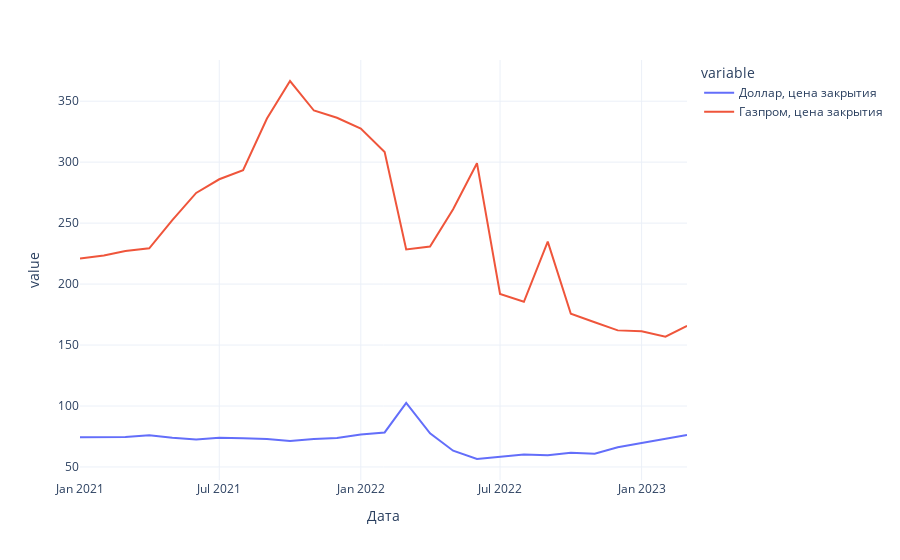

The code cell stored with this chart in its notebook:
### Code cell
px.line(prices_month) # самый простой способ быстро нарисовать линейные графики через plotly express

### Figure 1 — Plotly figure (JSON) as saved in the notebook; plotly's stock layout.template omitted (floating-point values rounded to 4 significant figures)
{"data": [{"hovertemplate": "variable=Доллар, цена закрытия<br>Дата=%{x}<br>value=%{y}<extra></extra>", "legendgroup": "Доллар, цена закрытия", "line": {"color": "#636efa", "dash": "solid"}, "marker": {"symbol": "circle"}, "mode": "lines", "name": "Доллар, цена закрытия", "orientation": "v", "showlegend": true, "type": "scatter", "x": ["2021-01-01T00:00:00", "2021-02-01T00:00:00", "2021-03-01T00:00:00", "2021-04-01T00:00:00", "2021-05-01T00:00:00", "2021-06-01T00:00:00", "2021-07-01T00:00:00", "2021-08-01T00:00:00", "2021-09-01T00:00:00", "2021-10-01T00:00:00", "2021-11-01T00:00:00", "2021-12-01T00:00:00", "2022-01-01T00:00:00", "2022-02-01T00:00:00", "2022-03-01T00:00:00", "2022-04-01T00:00:00", "2022-05-01T00:00:00", "2022-06-01T00:00:00", "2022-07-01T00:00:00", "2022-08-01T00:00:00", "2022-09-01T00:00:00", "2022-10-01T00:00:00", "2022-11-01T00:00:00", "2022-12-01T00:00:00", "2023-01-01T00:00:00", "2023-02-01T00:00:00", "2023-03-01T00:00:00"], "xaxis": "x", "y": [74.4, 74.4, 74.53, 76.06, 73.89, 72.6, 73.97, 73.58, 72.88, 71.28, 72.93, 73.83, 76.6, 78.3, 102.5, 77.6, 63.34, 56.54, 58.59, 60.31, 59.7, 61.58, 60.88, 66.19, 69.65, 73.35, 76.3], "yaxis": "y"}, {"hovertemplate": "variable=Газпром, цена закрытия<br>Дата=%{x}<br>value=%{y}<extra></extra>", "legendgroup": "Газпром, цена закрытия", "line": {"color": "#EF553B", "dash": "solid"}, "marker": {"symbol": "circle"}, "mode": "lines", "name": "Газпром, цена закрытия", "orientation": "v", "showlegend": true, "type": "scatter", "x": ["2021-01-01T00:00:00", "2021-02-01T00:00:00", "2021-03-01T00:00:00", "2021-04-01T00:00:00", "2021-05-01T00:00:00", "2021-06-01T00:00:00", "2021-07-01T00:00:00", "2021-08-01T00:00:00", "2021-09-01T00:00:00", "2021-10-01T00:00:00", "2021-11-01T00:00:00", "2021-12-01T00:00:00", "2022-01-01T00:00:00", "2022-02-01T00:00:00", "2022-03-01T00:00:00", "2022-04-01T00:00:00", "2022-05-01T00:00:00", "2022-06-01T00:00:00", "2022-07-01T00:00:00", "2022-08-01T00:00:00", "2022-09-01T00:00:00", "2022-10-01T00:00:00", "2022-11-01T00:00:00", "2022-12-01T00:00:00", "2023-01-01T00:00:00", "2023-02-01T00:00:00", "2023-03-01T00:00:00"], "xaxis": "x", "y": [221.0, 223.5, 227.1, 229.4, 252.4, 274.8, 286.0, 293.4, 335.8, 366.6, 342.4, 336.4, 327.6, 308.3, 228.4, 230.8, 261.3, 299.2, 192.0, 185.5, 234.8, 175.6, 168.7, 162.0, 161.4, 156.8, 165.7], "yaxis": "y"}], "layout": {"legend": {"title": {"text": "variable"}, "tracegroupgap": 0}, "margin": {"t": 60}, "xaxis": {"anchor": "y", "domain": [0, 1], "title": {"text": "Дата"}}, "yaxis": {"anchor": "x", "domain": [0, 1], "title": {"text": "value"}}}}
